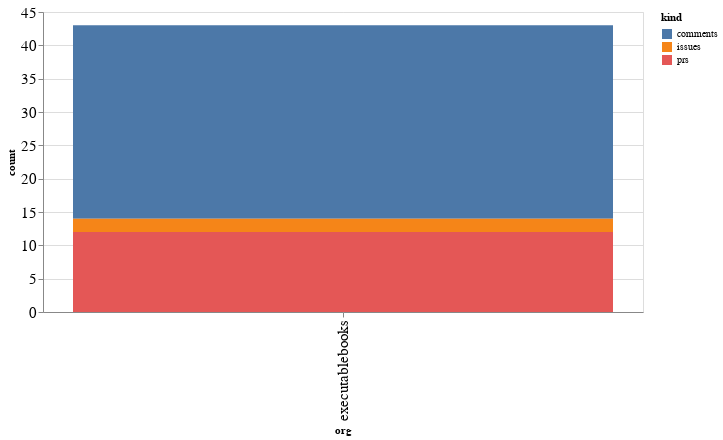

Write notebook code for a chart like this one.
### Code cell
alt.Chart(org_summaries, width=600).mark_bar().encode(
    x='org',
    y='count',
    color='kind',
    tooltip="org"
)

### Figure 1 — Vega-Lite specification as saved in the notebook (floating-point values rounded to 4 significant figures)
{"config": {"axisLeft": {"labelFontSize": 15}, "axisBottom": {"labelFontSize": 15}}, "data": {"name": "data-5e77631aa3c233d045bdc16944a69e1f"}, "mark": "bar", "encoding": {"color": {"type": "nominal", "field": "kind"}, "tooltip": {"type": "nominal", "field": "org"}, "x": {"type": "nominal", "field": "org"}, "y": {"type": "quantitative", "field": "count"}}, "width": 600, "$schema": "https://vega.github.io/schema/vega-lite/v4.8.1.json", "datasets": {"data-5e77631aa3c233d045bdc16944a69e1f": [{"org": "executablebooks", "kind": "comments", "count": 29}, {"org": "executablebooks", "kind": "issues", "count": 2}, {"org": "executablebooks", "kind": "prs", "count": 12}]}}
